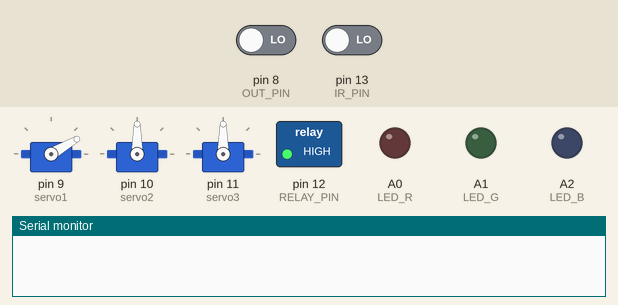
Recording of a sketch running on a simulated Arduino Uno, built with avr-gcc and run on an emulated ATmega328P. On the bench: 3 × servo, switched loads named in the sketch (green lamp = pin HIGH), output pins drawn as LEDs (lit = HIGH), the last lines printed to the serial monitor. Dashed ring = blinking. Inputs (shaded band) come from the test bench; at power-on: pin 13 (IR_PIN) LOW, pin 8 (OUT_PIN) LOW. Pins used as bus, display or sensor lines are not drawn.

Above: at 1.2 s.
1.3 s: pin 13 (IR_PIN) driven HIGH
At 1.7 s:
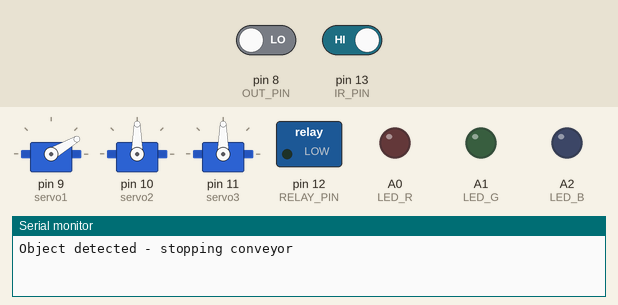
4.3 s: pin 13 (IR_PIN) driven LOW
At 4.9 s:
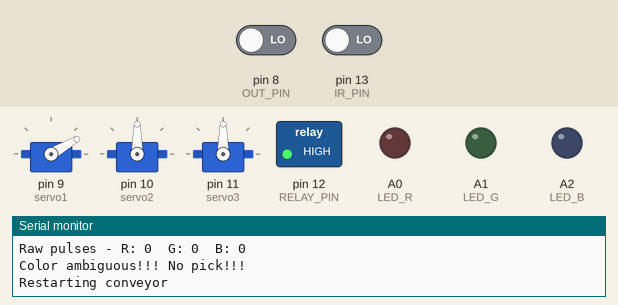
Timing chart, 0 to 7.3 s (numbered marks = the images above; inputs shaded):
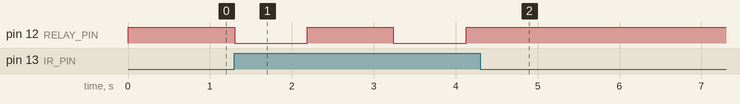

The sketch:

color_sorting_robot.ino
```cpp
/* Notes:
    - Conveyor runs by default.
    - When IR detects an object, conveyor is stopped, object is allowed to settle, color is read, pick-and-place executed, then conveyor restarts.
*/

#include <Servo.h>

// Pin definitions
const int IR_PIN     = 13;   // IR sensor digital output
const int RELAY_PIN  = 12;   // Relay pin for conveyor

// TCS3200 (GY-31) control pins
const int S0 = 4;
const int S1 = 5;
const int S2 = 6;
const int S3 = 7;
const int OUT_PIN = 8;

// Indicator LED
const int LED_R = A0;
const int LED_G = A1;
const int LED_B = A2;

// Servos
Servo servo1; // main arm
Servo servo2; // base rotation
Servo servo3; // gripper

const uint8_t CONVEYOR_RUN_STATE = HIGH;
const uint8_t CONVEYOR_STOP_STATE = (CONVEYOR_RUN_STATE == HIGH) ? LOW : HIGH;

const uint16_t SETTLE_MS = 500;        // wait after stopping conveyor so object settles
const uint16_t POST_PICK_DELAY = 500;  // small delay after actions
const uint8_t  READS = 4;              // number of pulses to average per channel

// Thresholds (tuned for lighting and sensor)
const int RED_THRESHOLD   = 23;
const int BLUE_THRESHOLD  = 20;
const int GREEN_THRESHOLD = 20;

// Storage for measured pulse durations
int Red = 0, Blue = 0, Green = 0;

void setup() {
  Serial.begin(9600);

  // pins
  pinMode(IR_PIN, INPUT);
  pinMode(RELAY_PIN, OUTPUT);

  pinMode(LED_R, OUTPUT);
  pinMode(LED_G, OUTPUT);
  pinMode(LED_B, OUTPUT);

  pinMode(S0, OUTPUT);
  pinMode(S1, OUTPUT);
  pinMode(S2, OUTPUT);
  pinMode(S3, OUTPUT);
  pinMode(OUT_PIN, INPUT);

  // Attach servos
  servo1.attach(9);
  servo2.attach(10);
  servo3.attach(11);

  // Set initial servo positions
  servo1.write(30);   // home and ready position
  servo2.write(90);   // center bin position
  servo3.write(90);   // gripper open

  // TCS3200 frequency scaling
  // S0 S1 = HIGH HIGH -> 100%
  digitalWrite(S0, HIGH);
  digitalWrite(S1, HIGH);

  // Start conveyor
  digitalWrite(RELAY_PIN, CONVEYOR_RUN_STATE);
}

void loop() {
  // Read IR sensor
  int irVal = digitalRead(IR_PIN);

  // If object is detected, stop the conveyor and process it
  if (irVal == HIGH) {
    Serial.println("Object detected - stopping conveyor");
    digitalWrite(RELAY_PIN, CONVEYOR_STOP_STATE); // stop conveyor
    delay(50); // small debounce
    // Wait for object to settle
    delay(SETTLE_MS);

    // Read and average color values
    GetColoursAveraged();

    Serial.print("Raw pulses - R: "); Serial.print(Red);
    Serial.print("  G: "); Serial.print(Green);
    Serial.print("  B: "); Serial.println(Blue);

    // Decide color
    if (Red < Blue && Red < Green && Red <= RED_THRESHOLD) {
      Serial.println("Detected: RED");
      indicateColor(LED_R);
      pickAndPlaceForBin(0);
    }
    else if (Blue < Red && Blue < Green && Blue <= BLUE_THRESHOLD) {
      Serial.println("Detected: BLUE");
      indicateColor(LED_B);
      pickAndPlaceForBin(1);
    }
    else if (Green < Red && Green < Blue && Green <= GREEN_THRESHOLD) {
      Serial.println("Detected: GREEN");
      indicateColor(LED_G);
      pickAndPlaceForBin(2);
    }
    else {
      Serial.println("Color ambiguous!!! No pick!!!");
    }

    // Restart conveyor after handling
    Serial.println("Restarting conveyor");
    digitalWrite(RELAY_PIN, CONVEYOR_RUN_STATE);
    delay(POST_PICK_DELAY);

    // LEDs off
    digitalWrite(LED_R, LOW);
    digitalWrite(LED_G, LOW);
    digitalWrite(LED_B, LOW);

    // Small delay to avoid redetecting the same object immediately
    delay(500);
  }
  // Else, no object detected, conveyor keeps running
  else {
    digitalWrite(RELAY_PIN, CONVEYOR_RUN_STATE);
  }

  // Loop small delay
  delay(50);
}

// Flash one LED and turn others off
void indicateColor(int ledPin) {
  digitalWrite(LED_R, LOW);
  digitalWrite(LED_G, LOW);
  digitalWrite(LED_B, LOW);
  digitalWrite(ledPin, HIGH);
}

// binId: 0 = red bin, 1 = blue bin, 2 = green bin
void pickAndPlaceForBin(int binId) {
  // Servo angles for each bin
  const int BIN_ANGLE[] = {0, 150, 180}; // servo2 angles for bins
  const int PICK_ANGLE = 30;             // servo1 over pickup
  const int TRAVEL_ANGLE = 90;           // servo1 travel or home
  const int GRIP_CLOSE = 130;            // servo3 closed
  const int GRIP_OPEN  = 0;              // servo3 open

  // Move to pickup
  servo1.write(PICK_ANGLE);
  delay(800);
  servo3.write(GRIP_CLOSE); // grab
  delay(800);

  // Lift slightly and move to travel
  servo1.write(TRAVEL_ANGLE);
  delay(800);

  // Move selector to bin
  servo2.write(BIN_ANGLE[binId]);
  delay(800);

  // Move to drop pose and release
  servo1.write(30);    // lower into bin area
  delay(800);
  servo3.write(GRIP_OPEN); // release
  delay(800);

  // Return to safe home positions
  servo1.write(TRAVEL_ANGLE);
  delay(600);
  servo2.write(90); // center
  delay(600);
}

// Read each channel multiple times and average to smooth noisy readings
void GetColoursAveraged() {
  long rSum = 0, gSum = 0, bSum = 0;
  for (uint8_t i = 0; i < READS; ++i) {
    // RED
    digitalWrite(S2, LOW);
    digitalWrite(S3, LOW);
    rSum += pulseIn(OUT_PIN, digitalRead(OUT_PIN) == HIGH ? LOW : HIGH, 20000);

    // BLUE
    digitalWrite(S2, LOW);
    digitalWrite(S3, HIGH);
    bSum += pulseIn(OUT_PIN, digitalRead(OUT_PIN) == HIGH ? LOW : HIGH, 20000);

    // GREEN
    digitalWrite(S2, HIGH);
    digitalWrite(S3, HIGH);
    gSum += pulseIn(OUT_PIN, digitalRead(OUT_PIN) == HIGH ? LOW : HIGH, 20000);

    delay(20);
  }

  Red   = (int)(rSum / READS);
  Blue  = (int)(bSum / READS);
  Green = (int)(gSum / READS);
}
```

Measured:
- after the input at 1.3 s, pin 12 (RELAY_PIN): alternates HIGH for 1.1 s and LOW for 0.89 s, starting at once
- after the input at 4.3 s, pin 12 (RELAY_PIN): stops changing and stays HIGH
